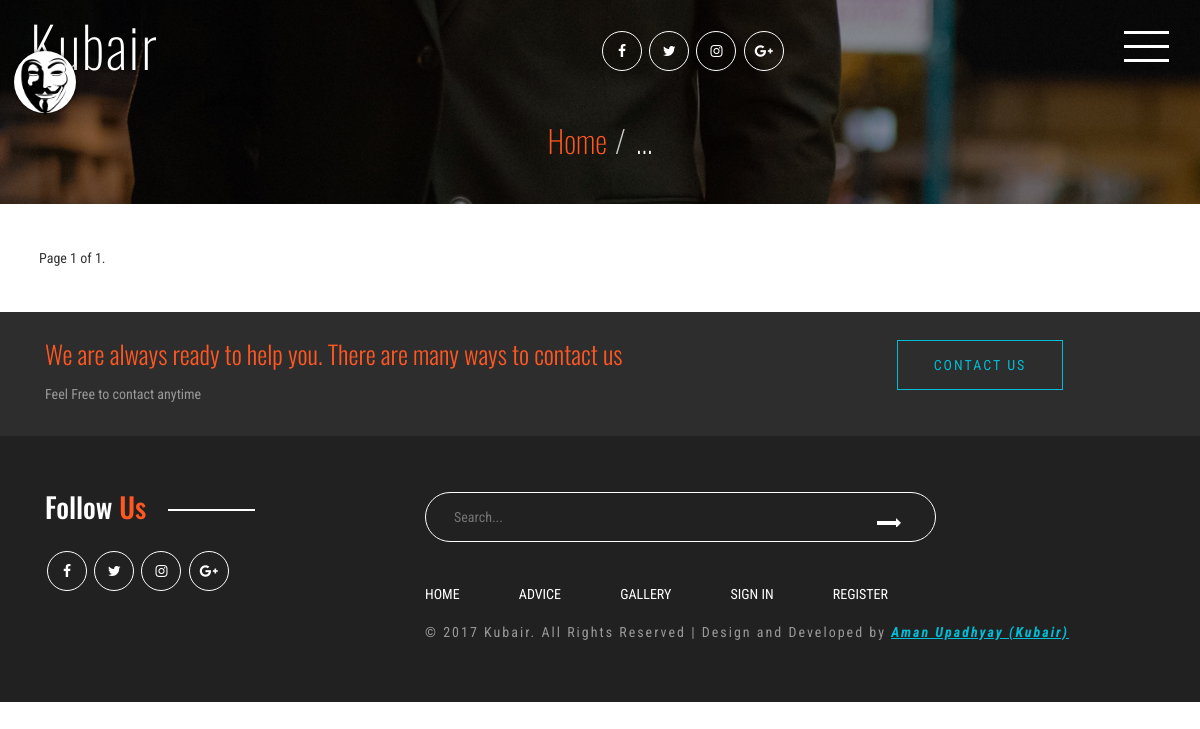
The page /java/ on the database as committed earlier.
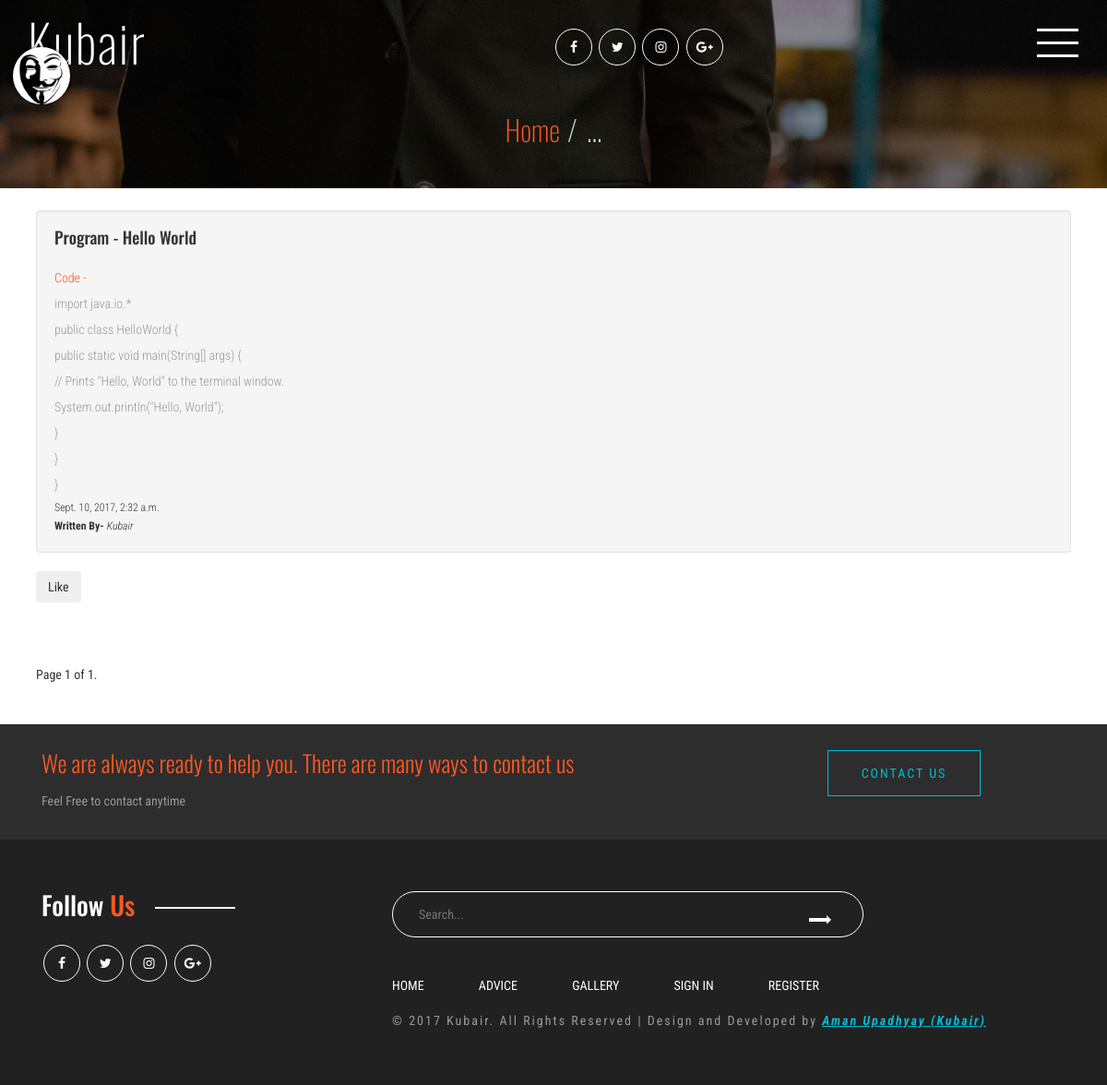
The same page on the database as committed later.
### programs/models.py (models this page shows, shortened)
class Java_Program(models.Model):
    title=models.CharField(max_length=50,blank=False,default='Program Name')
    Program_code=models.TextField(blank=False,default='Programming Code')
    Created_time=models.DateTimeField(auto_now=True)
    author=models.ForeignKey('auth.User')
    likes=models.IntegerField(default=0)

### programs/views.py (the view)
# urls.py: url(r'^java/$', programs_views.Java_Code, name="Java"),
def Java_Code(request):
    program = Java_Program.objects.all().order_by('Created_time')
    paginator = Paginator(program, 5)
    page = request.GET.get('page')
    try:
        posts = paginator.page(page)
    except PageNotAnInteger:
        posts = paginator.page(1)
    except EmptyPage:
        posts = paginator.page(paginator.num_pages)
    contex = {'javap': posts}
    return render(request, 'Java_Programs.html', contex)

### templates/Java_Programs.html (shortened to what this page needs)
{% extends 'base.html' %}
{% load static %}
{% block content %}
    {% include 'snippts/header.html' %}
    {% for prog in javap %}
        <div class="container well-lg">
            <div class="col-md 6 well m-t-3">
                <h4>Program - {{ prog.title }}</h4>
                <br>
                <p class="bottom-right" style="color:#ff5722">Code - {{ prog.Program_code | linebreaks  }}</p>
                <small>{{ prog.Created_time }}</small>
                <br>
                <small><b>Written By-</b></small>
                <small><i>{{ prog.author }}</i></small>
            </div>
            <button id="likes" data-id="{{ prog.id }}" class="btnlikes btn btn-social-icon">Like
                {% if prog.likes > 0 %}{{ prog.likes }} {% endif %}</button>
        </div>
    {% endfor %}
    <div class="container well-lg">
    <div class="pagination">
        <span class="current">
            Page {{ javap.number }} of {{ javap.paginator.num_pages }}.</span>
    </div>
    </div>
    {% include 'snippts/contactus_footer.html' %}
    {% include 'snippts/footer.html' %}
{% endblock content %}

Rows that differ between the two databases and show on the page:
added Java_Program: title "Hello World", Program_code "import java.io.* public class HelloWorld { public static void main(String[] args) { // Prints \"Hello, World\" to the terminal window. System.out.println(\"Hello, World\"); } } }", Created_time "Sept. 10, 2017, 2:32 a.m.", author "Kubair"
